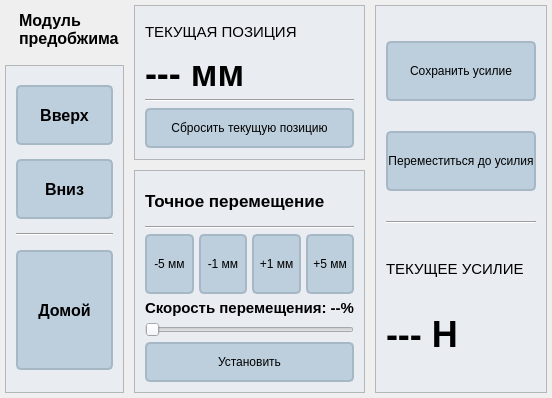
         <widget class="QWidget" name="pagePreCrimp">
          <property name="focusPolicy">
           <enum>Qt::FocusPolicy::ClickFocus</enum>
          </property>
          <layout class="QVBoxLayout" name="verticalLayout_19" stretch="0">
           <property name="spacing">
            <number>0</number>
           </property>
           <property name="leftMargin">
            <number>5</number>
           </property>
           <property name="topMargin">
            <number>5</number>
           </property>
           <property name="rightMargin">
            <number>5</number>
           </property>
           <property name="bottomMargin">
            <number>5</number>
           </property>
           <item>
            <widget class="QWidget" name="widget_9" native="true">
             <property name="minimumSize">
              <size>
               <width>0</width>
               <height>200</height>
              </size>
             </property>
             <property name="focusPolicy">
              <enum>Qt::FocusPolicy::ClickFocus</enum>
             </property>
             <layout class="QHBoxLayout" name="horizontalLayout_7">
              <property name="spacing">
               <number>10</number>
              </property>
              <property name="leftMargin">
               <number>0</number>
              </property>
              <property name="topMargin">
               <number>0</number>
              </property>
              <property name="rightMargin">
               <number>0</number>
              </property>
              <property name="bottomMargin">
               <number>0</number>
              </property>
              <item>
               <widget class="QWidget" name="widget_10" native="true">
                <property name="maximumSize">
                 <size>
                  <width>250</width>
                  <height>16777215</height>
                 </size>
                </property>
                <property name="focusPolicy">
                 <enum>Qt::FocusPolicy::ClickFocus</enum>
                </property>
                <layout class="QVBoxLayout" name="verticalLayout_12">
                 <property name="spacing">
                  <number>10</number>
                 </property>
                 <property name="leftMargin">
                  <number>0</number>
                 </property>
                 <property name="topMargin">
                  <number>0</number>
                 </property>
                 <property name="rightMargin">
                  <number>0</number>
                 </property>
                 <property name="bottomMargin">
                  <number>0</number>
                 </property>
                 <item>
                  <widget class="QLabel" name="label_7">
                   <property name="maximumSize">
                    <size>
                     <width>16777215</width>
                     <height>50</height>
                    </size>
                   </property>
                   <property name="font">
                    <font>
                     <pointsize>12</pointsize>
                     <bold>true</bold>
                    </font>
                   </property>
                   <property name="focusPolicy">
                    <enum>Qt::FocusPolicy::ClickFocus</enum>
                   </property>
                   <property name="styleSheet">
                    <string notr="true">QLabel {
	padding-left: 10px;
}</string>
                   </property>
                   <property name="text">
                    <string>Модуль предобжима</string>
                   </property>
                   <property name="wordWrap">
                    <bool>true</bool>
                   </property>
                  </widget>
                 </item>
                 <item>
                  <widget class="QFrame" name="frameLin_2">
                   <property name="focusPolicy">
                    <enum>Qt::FocusPolicy::ClickFocus</enum>
                   </property>
                   <property name="styleSheet">
                    <string notr="true">* {
	background: #e9ecf1;
}

QFrame#frameLin {
	background: #e9ecf1;
	border-radius: 7px;
	border: 1px solid #c1c6cc;
}</string>
                   </property>
                   <property name="frameShape">
                    <enum>QFrame::Shape::StyledPanel</enum>
                   </property>
                   <property name="frameShadow">
                    <enum>QFrame::Shadow::Raised</enum>
                   </property>
                   <layout class="QVBoxLayout" name="verticalLayout_13">
                    <property name="spacing">
                     <number>5</number>
                    </property>
                    <property name="leftMargin">
                     <number>10</number>
                    </property>
                    <property name="topMargin">
                     <number>10</number>
                    </property>
                    <property name="rightMargin">
                     <number>10</number>
                    </property>
                    <property name="bottomMargin">
                     <number>10</number>
                    </property>
                    <item>
                     <widget class="QToolButton" name="btnPreUp">
                      <property name="sizePolicy">
                       <sizepolicy hsizetype="Preferred" vsizetype="Fixed">
                        <horstretch>0</horstretch>
                        <verstretch>0</verstretch>
                       </sizepolicy>
                      </property>
                      <property name="minimumSize">
                       <size>
                        <width>0</width>
                        <height>60</height>
                       </size>
                      </property>
                      <property name="font">
                       <font>
                        <pointsize>12</pointsize>
                        <bold>true</bold>
                       </font>
                      </property>
                      <property name="styleSheet">
                       <string notr="true">QToolButton {
	background: #bdcfdd;
	border: 2px solid #a6b8c6;
	border-radius: 5px;
}

QToolButton:pressed {
	background: #cfddeb;

}</string>
                      </property>
                      <property name="text">
                       <string>Вверх</string>
                      </property>
                      <property name="icon">
                       <iconset resource="resources.qrc">
                        <normaloff>:/icons/icons/up.png</normaloff>:/icons/icons/up.png</iconset>
                      </property>
                      <property name="iconSize">
                       <size>
                        <width>50</width>
                        <height>50</height>
                       </size>
                      </property>
                      <property name="toolButtonStyle">
                       <enum>Qt::ToolButtonStyle::ToolButtonTextUnderIcon</enum>
                      </property>
                     </widget>
                    </item>
                    <item>
                     <widget class="QToolButton" name="btnDownBack">
                      <property name="sizePolicy">
                       <sizepolicy hsizetype="Preferred" vsizetype="Fixed">
                        <horstretch>0</horstretch>
                        <verstretch>0</verstretch>
                       </sizepolicy>
                      </property>
                      <property name="minimumSize">
                       <size>
                        <width>0</width>
                        <height>60</height>
                       </size>
                      </property>
                      <property name="font">
                       <font>
                        <pointsize>12</pointsize>
                        <bold>true</bold>
                       </font>
                      </property>
                      <property name="styleSheet">
                       <string notr="true">QToolButton {
	background: #bdcfdd;
	border: 2px solid #a6b8c6;
	border-radius: 5px;
}

QToolButton:pressed {
	background: #cfddeb;

}</string>
                      </property>
                      <property name="text">
                       <string>Вниз</string>
                      </property>
                      <property name="icon">
                       <iconset resource="resources.qrc">
                        <normaloff>:/icons/icons/down.png</normaloff>:/icons/icons/down.png</iconset>
                      </property>
                      <property name="iconSize">
                       <size>
                        <width>50</width>
                        <height>50</height>
                       </size>
                      </property>
                      <property name="popupMode">
                       <enum>QToolButton::ToolButtonPopupMode::DelayedPopup</enum>
                      </property>
                      <property name="toolButtonStyle">
                       <enum>Qt::ToolButtonStyle::ToolButtonTextUnderIcon</enum>
                      </property>
                      <property name="autoRaise">
                       <bool>false</bool>
                      </property>
                     </widget>
                    </item>
                    <item>
                     <widget class="Line" name="line_4">
                      <property name="focusPolicy">
                       <enum>Qt::FocusPolicy::ClickFocus</enum>
                      </property>
                      <property name="styleSheet">
                       <string notr="true">Line {
	border: 1px solid #ced3d7;
}</string>
                      </property>
                      <property name="orientation">
                       <enum>Qt::Orientation::Horizontal</enum>
                      </property>
                     </widget>
                    </item>
                    <item>
                     <widget class="QToolButton" name="btnPreHome">
                      <property name="sizePolicy">
                       <sizepolicy hsizetype="Preferred" vsizetype="Fixed">
                        <horstretch>0</horstretch>
                        <verstretch>0</verstretch>
                       </sizepolicy>
                      </property>
                      <property name="minimumSize">
                       <size>
                        <width>0</width>
                        <height>120</height>
                       </size>
                      </property>
                      <property name="font">
                       <font>
                        <pointsize>12</pointsize>
                        <bold>true</bold>
                       </font>
                      </property>
                      <property name="styleSheet">
                       <string notr="true">QToolButton {
	background: #bdcfdd;
	border: 2px solid #a6b8c6;
	border-radius: 5px;
}

QToolButton:pressed {
	background: #cfddeb;

}</string>
                      </property>
                      <property name="text">
                       <string>Домой</string>
                      </property>
                      <property name="icon">
                       <iconset resource="resources.qrc">
                        <normaloff>:/icons/icons/home.png</normaloff>:/icons/icons/home.png</iconset>
                      </property>
                      <property name="iconSize">
                       <size>
                        <width>80</width>
                        <height>80</height>
                       </size>
                      </property>
                      <property name="toolButtonStyle">
                       <enum>Qt::ToolButtonStyle::ToolButtonTextUnderIcon</enum>
                      </property>
                     </widget>
                    </item>
                   </layout>
                  </widget>
                 </item>
                </layout>
               </widget>
              </item>
              <item>
               <widget class="QWidget" name="widget_11" native="true">
                <property name="minimumSize">
                 <size>
                  <width>0</width>
                  <height>0</height>
                 </size>
                </property>
                <property name="maximumSize">
                 <size>
                  <width>400</width>
                  <height>16777215</height>
                 </size>
                </property>
                <property name="focusPolicy">
                 <enum>Qt::FocusPolicy::ClickFocus</enum>
                </property>
                <layout class="QVBoxLayout" name="verticalLayout_14">
                 <property name="spacing">
                  <number>10</number>
                 </property>
                 <property name="leftMargin">
                  <number>0</number>
                 </property>
                 <property name="topMargin">
                  <number>0</number>
                 </property>
                 <property name="rightMargin">
                  <number>0</number>
                 </property>
                 <property name="bottomMargin">
                  <number>0</number>
                 </property>
                 <item>
                  <widget class="QFrame" name="framePos_2">
                   <property name="minimumSize">
                    <size>
                     <width>0</width>
                     <height>155</height>
                    </size>
                   </property>
                   <property name="maximumSize">
                    <size>
                     <width>16777215</width>
                     <height>155</height>
                    </size>
                   </property>
                   <property name="font">
                    <font>
                     <pointsize>6</pointsize>
                    </font>
                   </property>
                   <property name="focusPolicy">
                    <enum>Qt::FocusPolicy::ClickFocus</enum>
                   </property>
                   <property name="styleSheet">
                    <string notr="true">* {
	background: #e9ecf1;
}

QFrame#framePos {
	
	border-radius: 7px;
	border: 1px solid #c1c6cc;
}</string>
                   </property>
                   <property name="frameShape">
                    <enum>QFrame::Shape::StyledPanel</enum>
                   </property>
                   <property name="frameShadow">
                    <enum>QFrame::Shadow::Raised</enum>
                   </property>
                   <layout class="QVBoxLayout" name="verticalLayout_15">
                    <property name="spacing">
                     <number>5</number>
                    </property>
                    <property name="leftMargin">
                     <number>10</number>
                    </property>
                    <property name="topMargin">
                     <number>10</number>
                    </property>
                    <property name="rightMargin">
                     <number>10</number>
                    </property>
                    <property name="bottomMargin">
                     <number>10</number>
                    </property>
                    <item>
                     <widget class="QLabel" name="label_13">
                      <property name="maximumSize">
                       <size>
                        <width>16777215</width>
                        <height>30</height>
                       </size>
                      </property>
                      <property name="font">
                       <font>
                        <pointsize>11</pointsize>
                       </font>
                      </property>
                      <property name="focusPolicy">
                       <enum>Qt::FocusPolicy::ClickFocus</enum>
                      </property>
                      <property name="text">
                       <string>ТЕКУЩАЯ ПОЗИЦИЯ</string>
                      </property>
                     </widget>
                    </item>
                    <item>
                     <widget class="QLabel" name="lblPrePos">
                      <property name="maximumSize">
                       <size>
                        <width>16777215</width>
                        <height>40</height>
                       </size>
                      </property>
                      <property name="font">
                       <font>
                        <pointsize>27</pointsize>
                        <bold>true</bold>
                       </font>
                      </property>
                      <property name="focusPolicy">
                       <enum>Qt::FocusPolicy::ClickFocus</enum>
                      </property>
                      <property name="text">
                       <string>--- мм</string>
                      </property>
                     </widget>
                    </item>
                    <item>
                     <widget class="Line" name="line_3">
                      <property name="focusPolicy">
                       <enum>Qt::FocusPolicy::ClickFocus</enum>
                      </property>
                      <property name="styleSheet">
                       <string notr="true">Line {
	border: 1px solid #ced3d7;
}</string>
                      </property>
                      <property name="orientation">
                       <enum>Qt::Orientation::Horizontal</enum>
                      </property>
                     </widget>
                    </item>
                    <item>
                     <widget class="QPushButton" name="btnResPrePos">
                      <property name="minimumSize">
                       <size>
                        <width>0</width>
                        <height>40</height>
                       </size>
                      </property>
                      <property name="styleSheet">
                       <string notr="true">QPushButton {
	background: #bdcfdd;
	border: 2px solid #a6b8c6;
	border-radius: 5px;
}

QPushButton:pressed {
	background: #cfddeb;

}</string>
                      </property>
                      <property name="text">
                       <string>Cбросить текущую позицию</string>
                      </property>
                     </widget>
                    </item>
                   </layout>
                  </widget>
                 </item>
                 <item>
                  <widget class="QFrame" name="frameXPos_2">
                   <property name="focusPolicy">
                    <enum>Qt::FocusPolicy::ClickFocus</enum>
                   </property>
                   <property name="styleSheet">
                    <string notr="true">* {
	background: #e9ecf1;
}

QFrame#frameXPos {
	border-radius: 7px;
	border: 1px solid #c1c6cc;
}</string>
                   </property>
                   <property name="frameShape">
                    <enum>QFrame::Shape::StyledPanel</enum>
                   </property>
                   <property name="frameShadow">
                    <enum>QFrame::Shadow::Raised</enum>
                   </property>
                   <layout class="QVBoxLayout" name="verticalLayout_16">
                    <property name="spacing">
                     <number>5</number>
                    </property>
                    <property name="leftMargin">
                     <number>10</number>
                    </property>
                    <property name="topMargin">
                     <number>10</number>
                    </property>
                    <property name="rightMargin">
                     <number>10</number>
                    </property>
                    <property name="bottomMargin">
                     <number>10</number>
                    </property>
                    <item>
                     <widget class="QLabel" name="label_16">
                      <property name="minimumSize">
                       <size>
                        <width>0</width>
                        <height>40</height>
                       </size>
                      </property>
                      <property name="maximumSize">
                       <size>
                        <width>16777215</width>
                        <height>40</height>
                       </size>
                      </property>
                      <property name="font">
                       <font>
                        <pointsize>13</pointsize>
                        <bold>true</bold>
                       </font>
                      </property>
                      <property name="focusPolicy">
                       <enum>Qt::FocusPolicy::ClickFocus</enum>
                      </property>
                      <property name="text">
                       <string>Точное перемещение</string>
                      </property>
                     </widget>
                    </item>
                    <item>
                     <widget class="Line" name="line_15">
                      <property name="focusPolicy">
                       <enum>Qt::FocusPolicy::ClickFocus</enum>
                      </property>
                      <property name="orientation">
                       <enum>Qt::Orientation::Horizontal</enum>
                      </property>
                     </widget>
                    </item>
                    <item>
                     <widget class="QWidget" name="widget_12" native="true">
                      <property name="maximumSize">
                       <size>
                        <width>16777215</width>
                        <height>70</height>
                       </size>
                      </property>
                      <property name="focusPolicy">
                       <enum>Qt::FocusPolicy::ClickFocus</enum>
                      </property>
                      <layout class="QHBoxLayout" name="horizontalLayout_8">
                       <property name="spacing">
                        <number>5</number>
                       </property>
                       <property name="leftMargin">
                        <number>0</number>
                       </property>
                       <property name="topMargin">
                        <number>0</number>
                       </property>
                       <property name="rightMargin">
                        <number>0</number>
                       </property>
                       <property name="bottomMargin">
                        <number>0</number>
                       </property>
                       <item>
                        <widget class="QPushButton" name="btnUpPre5mm">
                         <property name="minimumSize">
                          <size>
                           <width>0</width>
                           <height>60</height>
                          </size>
                         </property>
                         <property name="styleSheet">
                          <string notr="true">QPushButton {
	background: #bdcfdd;
	border: 2px solid #a6b8c6;
	border-radius: 5px;
}

QPushButton:pressed {
	background: #cfddeb;

}</string>
                         </property>
                         <property name="text">
                          <string>-5 мм</string>
                         </property>
                        </widget>
                       </item>
                       <item>
                        <widget class="QPushButton" name="btnUpPre1mm">
                         <property name="minimumSize">
                          <size>
                           <width>0</width>
                           <height>60</height>
                          </size>
                         </property>
                         <property name="styleSheet">
                          <string notr="true">QPushButton {
	background: #bdcfdd;
	border: 2px solid #a6b8c6;
	border-radius: 5px;
}

QPushButton:pressed {
	background: #cfddeb;

}</string>
                         </property>
                         <property name="text">
                          <string>-1 мм</string>
                         </property>
                        </widget>
                       </item>
                       <item>
                        <widget class="QPushButton" name="btnDownPre1mm">
                         <property name="minimumSize">
                          <size>
                           <width>0</width>
                           <height>60</height>
                          </size>
                         </property>
                         <property name="styleSheet">
                          <string notr="true">QPushButton {
	background: #bdcfdd;
	border: 2px solid #a6b8c6;
	border-radius: 5px;
}

QPushButton:pressed {
	background: #cfddeb;

}</string>
                         </property>
                         <property name="text">
                          <string>+1 мм</string>
                         </property>
                        </widget>
                       </item>
                       <item>
                        <widget class="QPushButton" name="btnDownPre5mm">
                         <property name="minimumSize">
                          <size>
                           <width>0</width>
                           <height>60</height>
                          </size>
                         </property>
                         <property name="styleSheet">
                          <string notr="true">QPushButton {
	background: #bdcfdd;
	border: 2px solid #a6b8c6;
	border-radius: 5px;
}

QPushButton:pressed {
	background: #cfddeb;

}</string>
                         </property>
                         <property name="text">
                          <string>+5 мм</string>
                         </property>
                        </widget>
                       </item>
                      </layout>
                     </widget>
                    </item>
                    <item>
                     <widget class="QLabel" name="lblPreSpeed">
                      <property name="maximumSize">
                       <size>
                        <width>16777215</width>
                        <height>40</height>
                       </size>
                      </property>
                      <property name="font">
                       <font>
                        <pointsize>11</pointsize>
                        <bold>true</bold>
                       </font>
                      </property>
                      <property name="text">
                       <string>Скорость перемещения: --%</string>
                      </property>
                     </widget>
                    </item>
                    <item>
                     <widget class="QSlider" name="preSpeed">
                      <property name="minimum">
                       <number>1</number>
                      </property>
                      <property name="maximum">
                       <number>100</number>
                      </property>
                      <property name="orientation">
                       <enum>Qt::Orientation::Horizontal</enum>
                      </property>
                     </widget>
                    </item>
                    <item>
                     <widget class="QPushButton" name="pushButton">
                      <property name="minimumSize">
                       <size>
                        <width>0</width>
                        <height>40</height>
                       </size>
                      </property>
                      <property name="maximumSize">
                       <size>
                        <width>16777215</width>
                        <height>16777215</height>
                       </size>
                      </property>
                      <property name="styleSheet">
                       <string notr="true">QPushButton {
	background: #bdcfdd;
	border: 2px solid #a6b8c6;
	border-radius: 5px;
}

QPushButton:pressed {
	background: #cfddeb;

}</string>
                      </property>
                      <property name="text">
                       <string>Установить</string>
                      </property>
                     </widget>
                    </item>
                   </layout>
                  </widget>
                 </item>
                </layout>
               </widget>
              </item>
              <item>
               <widget class="QFrame" name="framePosAndHome_2">
                <property name="maximumSize">
                 <size>
                  <width>200</width>
                  <height>16777215</height>
                 </size>
                </property>
                <property name="focusPolicy">
                 <enum>Qt::FocusPolicy::ClickFocus</enum>
                </property>
                <property name="styleSheet">
                 <string notr="true">* {
	background: #e9ecf1;
}

QFrame#framePosAndHome {
	
	border-radius: 7px;
	border: 1px solid #c1c6cc;
}</string>
                </property>
                <property name="frameShape">
                 <enum>QFrame::Shape::StyledPanel</enum>
                </property>
                <property name="frameShadow">
                 <enum>QFrame::Shadow::Raised</enum>
                </property>
                <layout class="QVBoxLayout" name="verticalLayout_17">
                 <property name="spacing">
                  <number>5</number>
                 </property>
                 <property name="leftMargin">
                  <number>10</number>
                 </property>
                 <property name="topMargin">
                  <number>10</number>
                 </property>
                 <property name="rightMargin">
                  <number>10</number>
                 </property>
                 <property name="bottomMargin">
                  <number>10</number>
                 </property>
                 <item>
                  <widget class="QPushButton" name="btnSavPreForce">
                   <property name="minimumSize">
                    <size>
                     <width>0</width>
                     <height>60</height>
                    </size>
                   </property>
                   <property name="styleSheet">
                    <string notr="true">QPushButton {
	background: #bdcfdd;
	border: 2px solid #a6b8c6;
	border-radius: 5px;
}

QPushButton:pressed {
	background: #cfddeb;

}</string>
                   </property>
                   <property name="text">
                    <string>Сохранить усилие</string>
                   </property>
                  </widget>
                 </item>
                 <item>
                  <widget class="QPushButton" name="btnGoPreForce">
                   <property name="minimumSize">
                    <size>
                     <width>0</width>
                     <height>60</height>
                    </size>
                   </property>
                   <property name="styleSheet">
                    <string notr="true">QPushButton {
	background: #bdcfdd;
	border: 2px solid #a6b8c6;
	border-radius: 5px;
}

QPushButton:pressed {
	background: #cfddeb;

}</string>
                   </property>
                   <property name="text">
                    <string>Переместиться до усилия</string>
                   </property>
                  </widget>
                 </item>
                 <item>
                  <widget class="Line" name="line_5">
                   <property name="focusPolicy">
                    <enum>Qt::FocusPolicy::ClickFocus</enum>
                   </property>
                   <property name="styleSheet">
                    <string notr="true">Line {
	border: 1px solid #ced3d7;
}</string>
                   </property>
                   <property name="orientation">
                    <enum>Qt::Orientation::Horizontal</enum>
                   </property>
                  </widget>
                 </item>
                 <item>
                  <widget class="QLabel" name="label_18">
                   <property name="maximumSize">
                    <size>
                     <width>16777215</width>
                     <height>30</height>
                    </size>
                   </property>
                   <property name="font">
                    <font>
                     <pointsize>11</pointsize>
                    </font>
                   </property>
                   <property name="focusPolicy">
                    <enum>Qt::FocusPolicy::ClickFocus</enum>
                   </property>
                   <property name="text">
                    <string>ТЕКУЩЕЕ УСИЛИЕ</string>
                   </property>
                  </widget>
                 </item>
                 <item>
                  <widget class="QLabel" name="lblPreForce">
                   <property name="maximumSize">
                    <size>
                     <width>16777215</width>
                     <height>40</height>
                    </size>
                   </property>
                   <property name="font">
                    <font>
                     <pointsize>27</pointsize>
                     <bold>true</bold>
                    </font>
                   </property>
                   <property name="focusPolicy">
                    <enum>Qt::FocusPolicy::ClickFocus</enum>
                   </property>
                   <property name="text">
                    <string>--- Н</string>
                   </property>
                  </widget>
                 </item>
                </layout>
               </widget>
              </item>
             </layout>
            </widget>
           </item>
          </layout>
         </widget>
